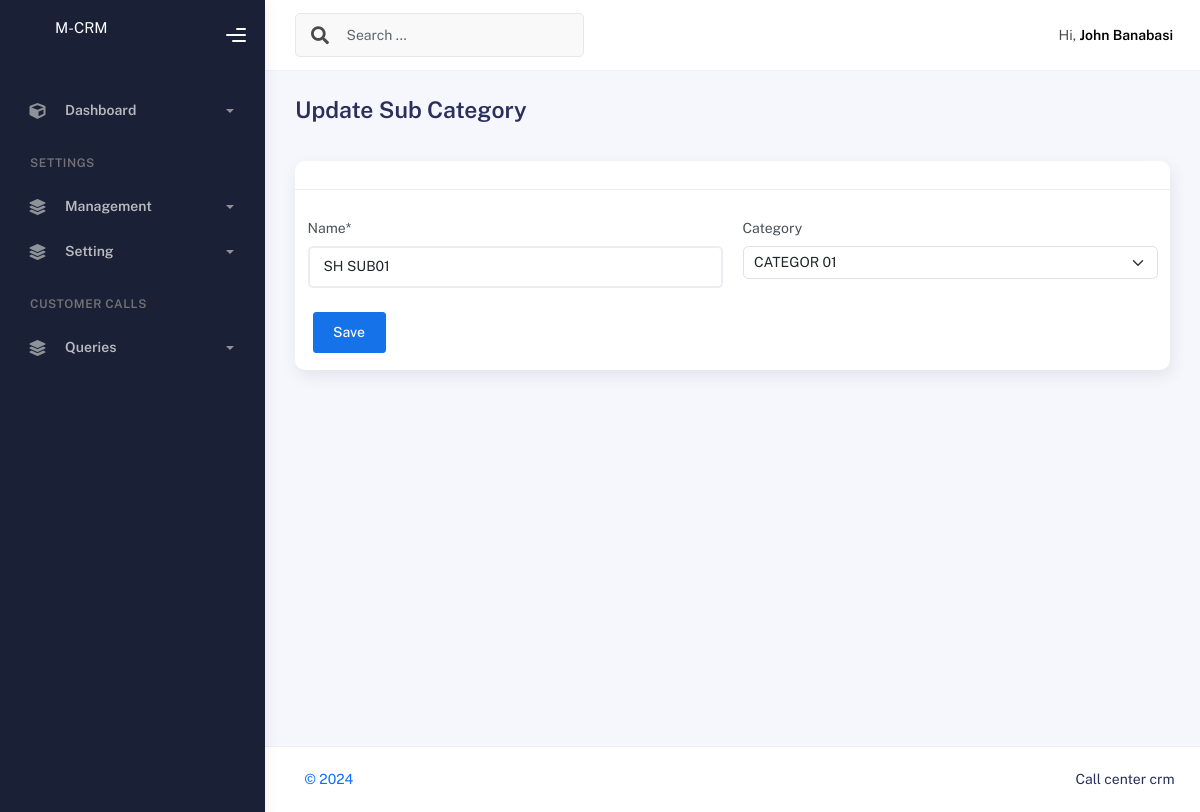
Page /core/1/editsubcategory (signed in) on the committed database.
### auths/models.py (models this page shows, shortened)
class User(AbstractBaseUser, PermissionsMixin):
    id = models.UUIDField(primary_key=True, default=uuid.uuid4, editable=False)
    email = models.EmailField(max_length=255, null=True, blank=True)
    is_staff = models.BooleanField(default=False)
    is_active = models.BooleanField(default=True)
    is_superuser = models.BooleanField(default=False)
    date_joined = models.DateTimeField(auto_now=True)
    password = models.CharField(max_length=5000)
    username = models.CharField(max_length=255, unique=True)
    full_name = models.CharField(max_length=500, null=True, blank=True)
    phone_number = models.CharField(max_length=500, null=True)
    role = models.ForeignKey("Role", on_delete=models.SET_NULL, null=True, blank=True,related_name='userrole')
    USERNAME_FIELD = "username"
    REQUIRED_FIELDS = ["password"]
    objects = UserManager()
    class Meta:
        verbose_name = "User"
        verbose_name_plural = "Users"
        db_table = "user"

### core/models.py (models this page shows, shortened)
class BaseDB(models.Model):
    is_active = models.BooleanField(default=True)
    created_by = models.ForeignKey("auths.User", on_delete=models.CASCADE, null=True, blank=True)
    created_on = models.DateTimeField(auto_now_add=True, null=True, blank=True)
    updated_on = models.DateTimeField(auto_now=True, null=True, blank=True)
    class Meta:
        abstract = True

class SubCategory(BaseDB):
    name = models.CharField(max_length=300)
    category=models.ForeignKey("core.Category", on_delete=models.CASCADE, null=True, blank=True)

### core/views.py (the view)
# urls.py: re_path(r"^(?P<pk>[\w-]+)/editsubcategory$",SubCategoryUpdate.as_view(),name="update_sub_category"),
class SubCategoryUpdate(LoginRequiredMixin,UpdateView):
    redirect_field_name = 'next'
    login_url = reverse_lazy('login_user')
    model = SubCategory
    fields = ['name','category']
    template_name = 'core/setting/new_subcategory.html'
    context_object_name = 'form'
    header = 'Update Sub Category'
    success_url = reverse_lazy('sub_category_lists')
    def get_context_data(self, **kwargs):
        context = super().get_context_data()
        context['header'] = self.header
        return context

### core/models.py (called while the page is built)
    def __str__(self):
        return self.name

### core/templates/core/setting/new_subcategory.html (shortened to what this page needs)
{% extends "base/base.html" %}
{% load static %}
{% load humanize %}
{% load crispy_forms_tags %}
{% block content %}
    <div class="container">
				<div class="page-inner">
					<div class="page-header">
						<h3 class="fw-bold mb-3">{{header}}</h3>
					</div>
					<div class="row">
						<div class="col-md-12">
							<div class="card">
								<div class="card-header">
								</div>
								<div class="card-body">
								<div class="row">
                              <form  action="" method="post">
                                <div class="row">
                                    <div class="form-group col-6">
                                       {{form.name|as_crispy_field}}
                                    </div>
                                     <div class="form-group col-6">
                                       {{form.category|as_crispy_field}}
                                    </div>
                                     <div class="col-12">
                                        <button type="submit" class="btn btn-primary float-right" >{% if form %} Save {% else %} Create {% endif %}</button>
                                     </div>
                                </div>
                               </form>
                                </div>
								</div>
							</div>
						</div>
					</div>
				</div>
			</div>
{% endblock %}

### templates/base/base.html (shortened to what this page needs)
<!DOCTYPE html>
<html lang="en">
{% load static %}
<head>
	<link rel="stylesheet" href="{% static 'assets/css/bootstrap.min.css' %}">
	<link rel="stylesheet" href="{% static 'assets/css/plugins.min.css' %}">
	<link rel="stylesheet" href="{% static 'assets/css/kaiadmin.min.css' %}">
	<link rel="stylesheet" href="{% static 'assets/css/demo.css' %}">
</head>
<body>
	<div class="wrapper">
		<div class="sidebar" data-background-color="dark">
			<div class="sidebar-logo">
				<div class="logo-header" data-background-color="dark">
					<a href="" class="logo">
						<p style="color:white;padding-left:30px;">M-CRM</p>
					</a>
					<div class="nav-toggle">
						<button class="btn btn-toggle toggle-sidebar">
							<i class="gg-menu-right"></i>
						</button>
					</div>
				</div>
			</div>
			{% include 'base/sidenav.html' %}
		</div>
		<div class="main-panel">
			<div class="main-header">
				<nav class="navbar navbar-header navbar-header-transparent navbar-expand-lg border-bottom">
					<div class="container-fluid">
						<nav class="navbar navbar-header-left navbar-expand-lg navbar-form nav-search p-0 d-none d-lg-flex">
							<div class="input-group">
								<div class="input-group-prepend">
									<button type="submit" class="btn btn-search pe-1">
										<i class="fa fa-search search-icon"></i>
									</button>
								</div>
								<input type="text" placeholder="Search ..." class="form-control">
							</div>
						</nav>
						<ul class="navbar-nav topbar-nav ms-md-auto align-items-center">
							<li class="nav-item topbar-user dropdown hidden-caret">
								<a class="dropdown-toggle profile-pic" data-bs-toggle="dropdown" href="#" aria-expanded="false">
									<div class="avatar-sm">
									</div>
									<span class="profile-username">
										<span class="op-7">Hi,</span> <span class="fw-bold">{{request.user.full_name}}</span>
									</span>
								</a>
							</li>
						</ul>
					</div>
				</nav>
			</div>
			{% block content %}
			{% endblock %}
			<footer class="footer">
				<div class="container-fluid">
					<nav class="pull-left">
						<ul class="nav">
							<li class="nav-item">
								<a class="nav-link" href="">
									 &copy;
											<span id="copyright">
											</span>
								</a>
							</li>
						</ul>
					</nav>
					<div class="copyright ms-auto">
						Call center crm
					</div>
				</div>
			</footer>
		</div>
	</div>
</body>
</html>

### rows in the picture
User: user.full_name "John Banabasi"
SubCategory: name "SH SUB01", category "CATEGOR 01"

### other values in the picture
{{ header }} "Update Sub Category"
